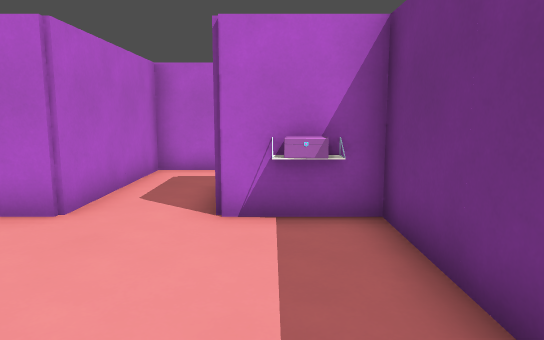
[1] (above)

16 first-person views from a walk through a level from a Godot 3-D game. The camera is 1.5 m above the floor, tilts 8° down and sees 70° across. The floor is counted in squares, 1 m on a side. Each view is taken from the middle of a square. On the plan, view 1 faces up. The plan holds only what a view shows up to about 17 squares ahead; the rest is blank. The place goes on beyond the plan.

[2]
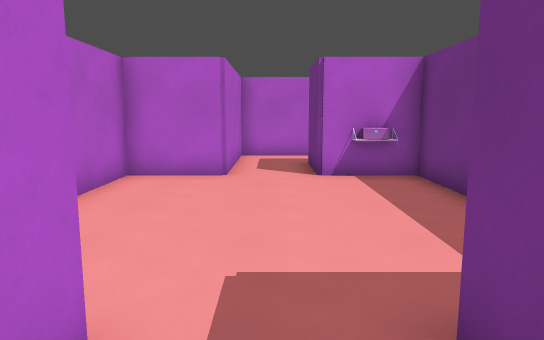

[3]
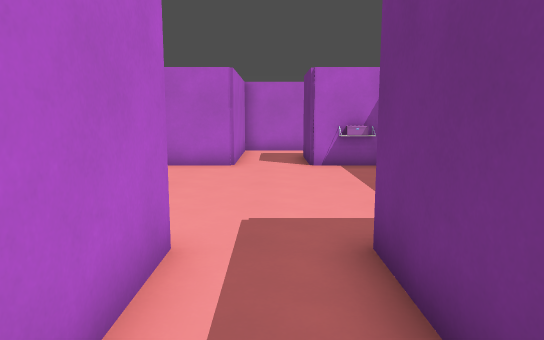

[4]
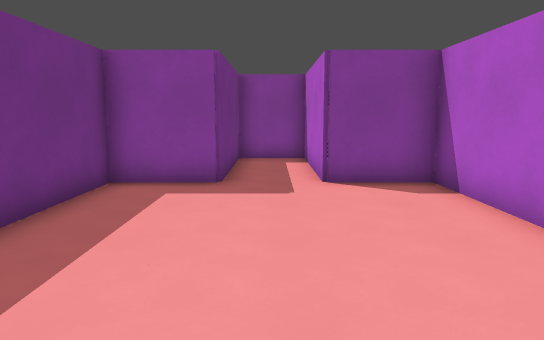

[5]
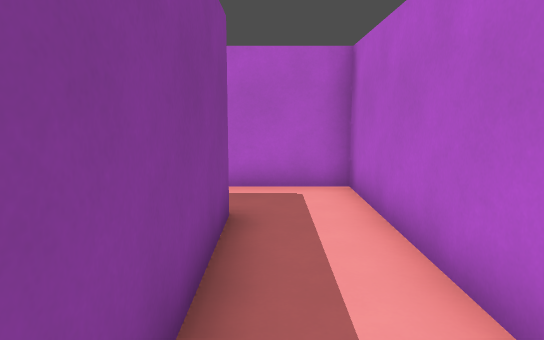

[6]
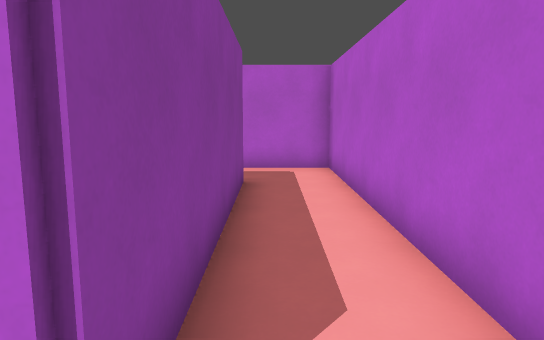

[7]
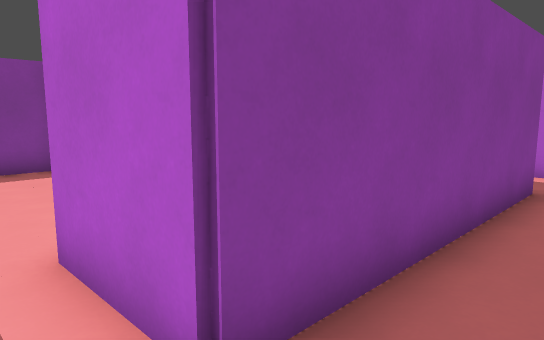

[8]
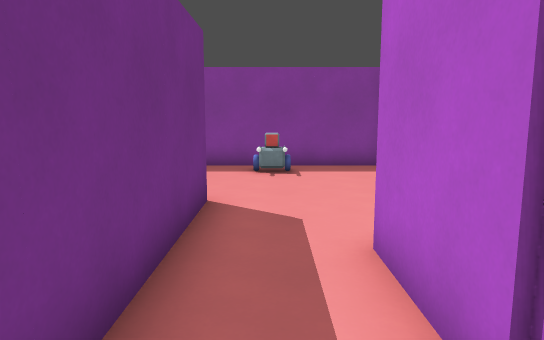

[9]
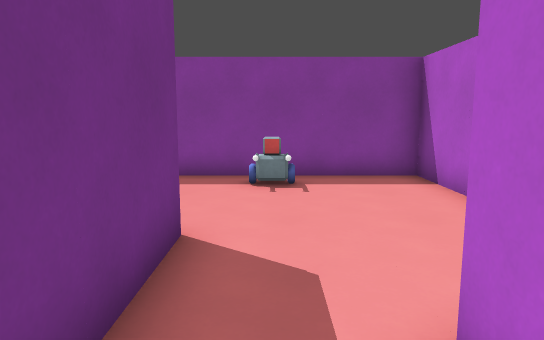

[10]
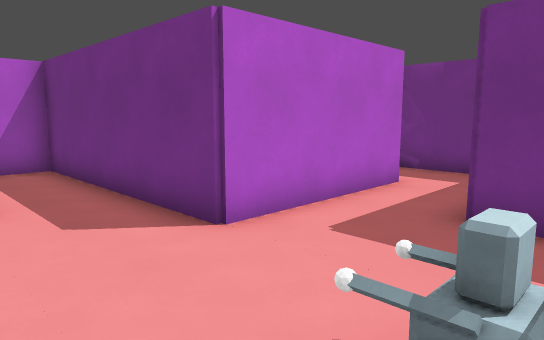

[11]
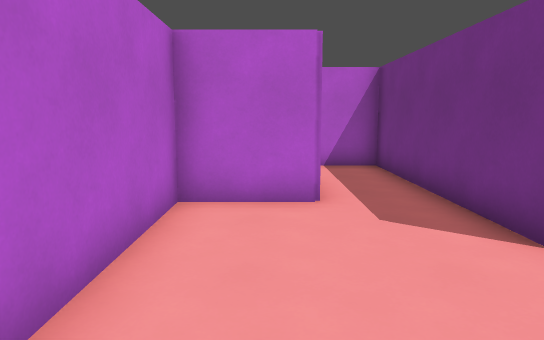

[12]
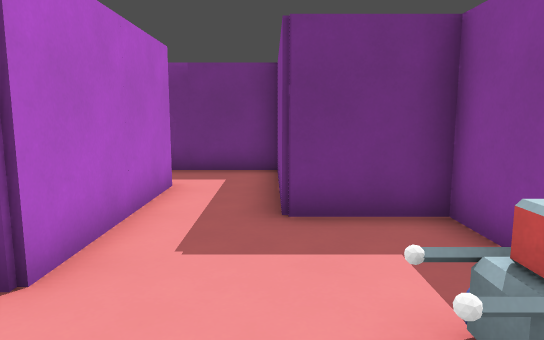

[13]
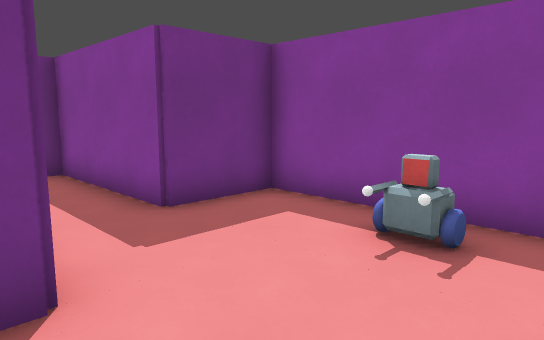

[14]
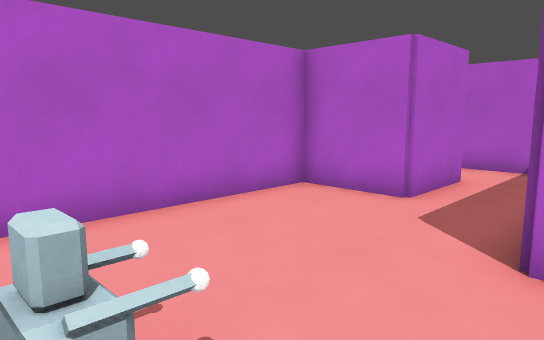

[15]
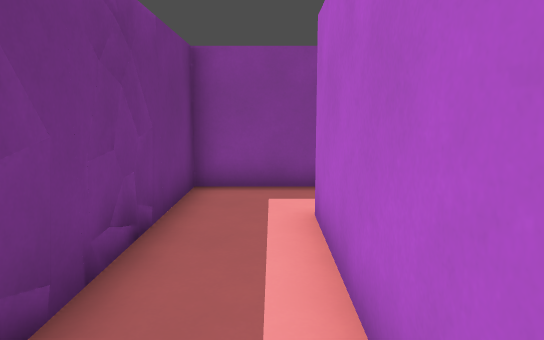

[16]
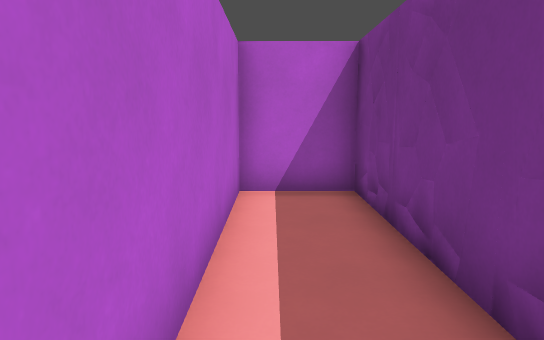

### Floor plan
Ten units are one square. View 1 is at (0, 0); x grows to the right and y downward. Boxes are objects, and circles mark ways between rooms. Rooms are numbered by the first view taken in them; rooms with no view inside come last. Other rooms are left out.
<svg viewBox="-62 -112 234 183">
<path fill="none" stroke="#000" d="M-31 -57 -57 -57 -57 17 -31 17 -31 66 -8 66 -8 17 17 17 17 -57 -8 -57M-8 -57 -8 -84 68 -84 68 -57M91 -56 91 -107 -31 -107 -31 -57M68 -57 44 -57 44 17 116 17 116 -8 145 -8M144 -31 91 -31 91 -56M145 -8 167 -8 167 -107 144 -107 144 -31"/>
<rect x="-5" y="-55" width="20" height="10" fill="#bbb"><title>shelf</title></rect>
<rect x="75" y="-5" width="10" height="20" fill="#bbb"><title>other object</title></rect>
<circle cx="-20" cy="-60" r="3" fill="#2a7"/>
<circle cx="80" cy="-60" r="3" fill="#2a7"/>
<circle cx="150" cy="-20" r="3" fill="#2a7"/>
<text x="-20" y="-10">1</text>
<text x="30" y="-90">2</text>
<text x="80" y="-20">3</text>
<text x="150" y="-60">4</text>
</svg>
Room 1 opens to room 2. Room 2 opens to room 3. Room 3 opens to room 4.

Where each view was taken, in squares from view 1:
view 1: 0 up, 0 right, facing up
view 2: 4 down, 2 left, facing up
view 3: 6 down, 2 left, facing up
view 4: 7 up, 2 left, facing down
view 5: 9 up, 5 right, facing left
view 6: 9 up, 8 right, facing left
view 7: 10 up, 8 right, facing down-left
view 8: 10 up, 8 right, facing down
view 9: 8 up, 8 right, facing down
view 10: 1 down, 6 right, facing up-right
view 11: 1 down, 6 right, facing up
view 12: 1 up, 6 right, facing right
view 13: 4 up, 6 right, facing down-right
view 14: 1 down, 10 right, facing up-left
view 15: 9 up, 15 right, facing down
view 16: 3 up, 15 right, facing up
